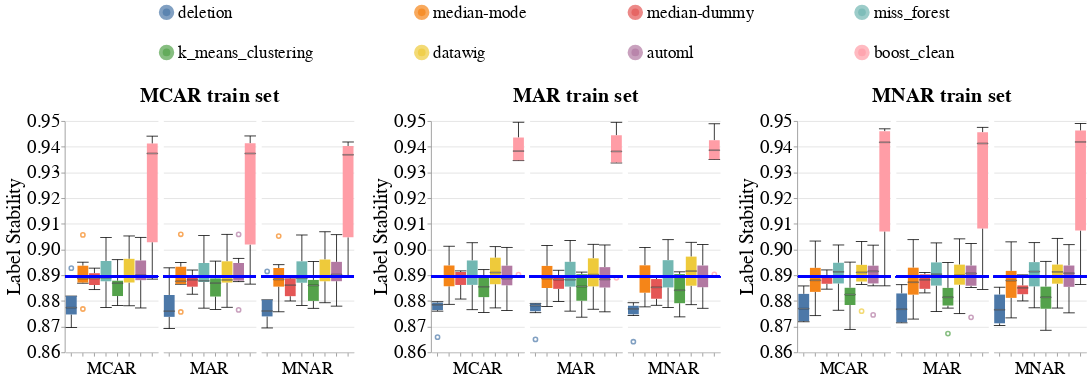

The notebook cell saved with this chart:
### Code cell
create_box_plots_for_diff_imputers_v2(dataset_name=DATASET_NAME,
                                      model_name='gandalf_clf',
                                      metric_name='label_stability',
                                      db_client=db_client)

### Figure 1 — Vega-Lite specification as saved in the notebook (floating-point values rounded to 4 significant figures; data arrays with more than 128 entries replaced by an {"elided": "..."} marker saying what was removed)
{"config": {"view": {"continuousWidth": 400, "continuousHeight": 300, "stroke": null}, "axis": {"labelFontSize": 24, "labelFontWeight": "normal", "titleFontSize": 26, "titleFontWeight": "normal"}, "facet": {"spacing": 5}, "header": {"labelFontSize": 22, "labelOrient": "bottom", "labelPadding": 5, "titleFontSize": 26}, "legend": {"columns": 4, "direction": "horizontal", "labelFontSize": 22, "labelLimit": 400, "orient": "top", "symbolOffset": 120, "symbolStrokeWidth": 10, "titleAnchor": "middle", "titleFontSize": 24, "titleLimit": 300}, "title": {"fontSize": 26}}, "hconcat": [{"facet": {"column": {"field": "Test_Injection_Strategy", "sort": ["MCAR", "MAR", "MNAR"], "title": "MCAR train set", "type": "nominal"}}, "spec": {"layer": [{"mark": {"type": "boxplot", "median": {"stroke": "black", "strokeWidth": 0.7}, "ticks": true}, "encoding": {"color": {"field": "Null_Imputer_Name", "sort": ["deletion", "median-mode", "median-dummy", "miss_forest", "k_means_clustering", "datawig", "automl", "boost_clean"], "title": null, "type": "nominal"}, "x": {"axis": {"labels": false}, "field": "Null_Imputer_Name", "sort": ["deletion", "median-mode", "median-dummy", "miss_forest", "k_means_clustering", "datawig", "automl", "boost_clean"], "title": null, "type": "nominal"}, "y": {"field": "Metric_Value", "scale": {"zero": false}, "title": "Label Stability", "type": "quantitative"}}}, {"mark": "rule", "encoding": {"color": {"value": "blue"}, "size": {"value": 2}, "y": {"field": "Baseline_Median", "type": "quantitative"}}}], "width": 120}}, {"data": {"name": "data-77a6e1eaf80c2dca4193f6bf2205bd3a"}, "facet": {"column": {"field": "Test_Injection_Strategy", "sort": ["MCAR", "MAR", "MNAR"], "title": "MAR train set", "type": "nominal"}}, "spec": {"layer": [{"mark": {"type": "boxplot", "median": {"stroke": "black", "strokeWidth": 0.7}, "ticks": true}, "encoding": {"color": {"field": "Null_Imputer_Name", "sort": ["deletion", "median-mode", "median-dummy", "miss_forest", "k_means_clustering", "datawig", "automl", "boost_clean"], "title": null, "type": "nominal"}, "x": {"axis": {"labels": false}, "field": "Null_Imputer_Name", "sort": ["deletion", "median-mode", "median-dummy", "miss_forest", "k_means_clustering", "datawig", "automl", "boost_clean"], "title": null, "type": "nominal"}, "y": {"field": "Metric_Value", "scale": {"zero": false}, "title": "Label Stability", "type": "quantitative"}}}, {"mark": "rule", "encoding": {"color": {"value": "blue"}, "size": {"value": 2}, "y": {"field": "Baseline_Median", "type": "quantitative"}}}], "width": 120}}, {"data": {"name": "data-dcba8a809de81c09970b519c061b0935"}, "facet": {"column": {"field": "Test_Injection_Strategy", "sort": ["MCAR", "MAR", "MNAR"], "title": "MNAR train set", "type": "nominal"}}, "spec": {"layer": [{"mark": {"type": "boxplot", "median": {"stroke": "black", "strokeWidth": 0.7}, "ticks": true}, "encoding": {"color": {"field": "Null_Imputer_Name", "sort": ["deletion", "median-mode", "median-dummy", "miss_forest", "k_means_clustering", "datawig", "automl", "boost_clean"], "title": null, "type": "nominal"}, "x": {"axis": {"labels": false}, "field": "Null_Imputer_Name", "sort": ["deletion", "median-mode", "median-dummy", "miss_forest", "k_means_clustering", "datawig", "automl", "boost_clean"], "title": null, "type": "nominal"}, "y": {"field": "Metric_Value", "scale": {"zero": false}, "title": "Label Stability", "type": "quantitative"}}}, {"mark": "rule", "encoding": {"color": {"value": "blue"}, "size": {"value": 2}, "y": {"field": "Baseline_Median", "type": "quantitative"}}}], "width": 120}}], "data": {"name": "data-8dfc99cec3c630b5422c67e7c24dc7d8"}, "resolve": {"scale": {"y": "shared"}}, "$schema": "https://vega.github.io/schema/vega-lite/v4.17.0.json", "datasets": {"data-8dfc99cec3c630b5422c67e7c24dc7d8": {"elided": "141 records"}, "data-77a6e1eaf80c2dca4193f6bf2205bd3a": {"elided": "144 records"}, "data-dcba8a809de81c09970b519c061b0935": {"elided": "138 records"}}}
